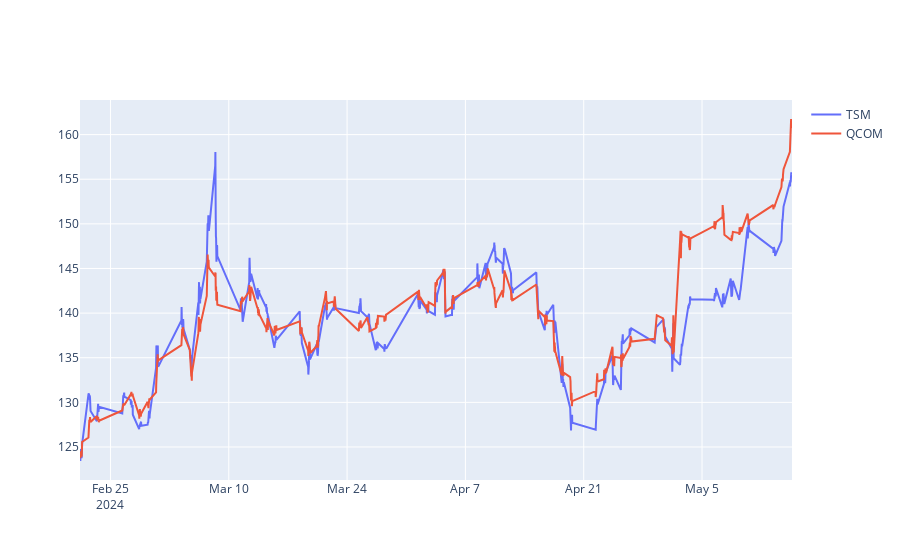

Source (notebook cell):
### Code cell
# Plot the two normalized tickers

fig = go.Figure()
fig.add_trace(go.Scatter(x=tsm_data.index, y=tsm_data['Close'], name='TSM'))
fig.add_trace(go.Scatter(x=qcom_data.index, y=qcom_data['Close_NORM'], name='QCOM'))

fig.show()

### Figure 1 — Plotly figure (JSON) as saved in the notebook; plotly's stock layout.template omitted (floating-point values rounded to 4 significant figures; data arrays with more than 128 entries replaced by an {"elided": "..."} marker saying what was removed)
{"data": [{"name": "TSM", "type": "scatter", "x": {"elided": "780 str values"}, "y": {"elided": "780 float values"}}, {"name": "QCOM", "type": "scatter", "x": {"elided": "780 str values"}, "y": {"elided": "780 float values"}}], "layout": {}}
